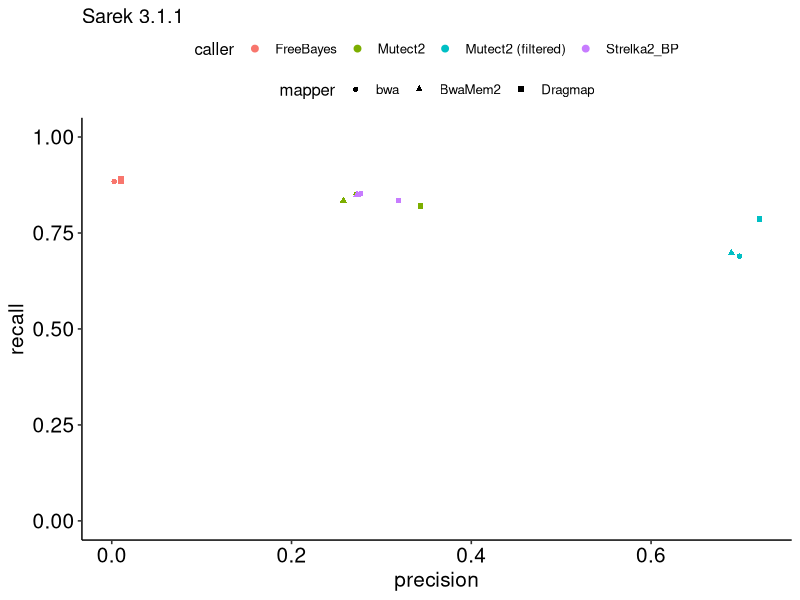
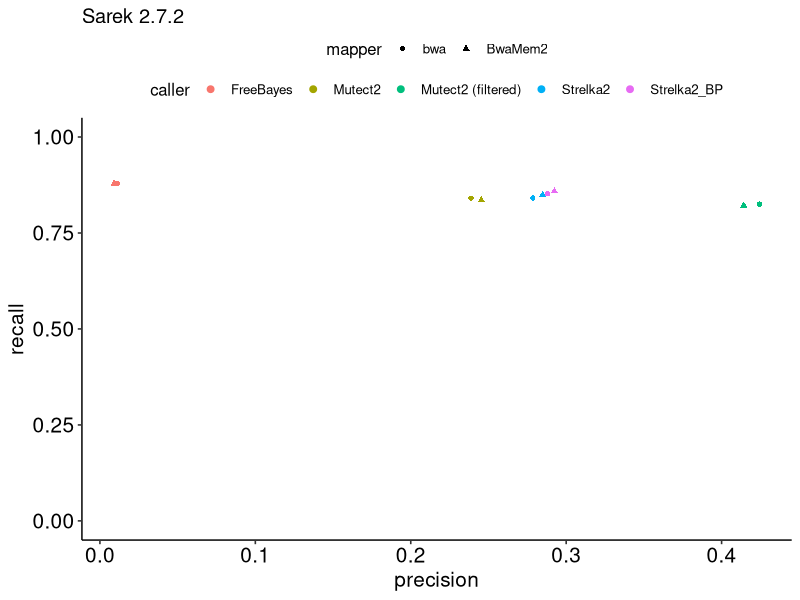
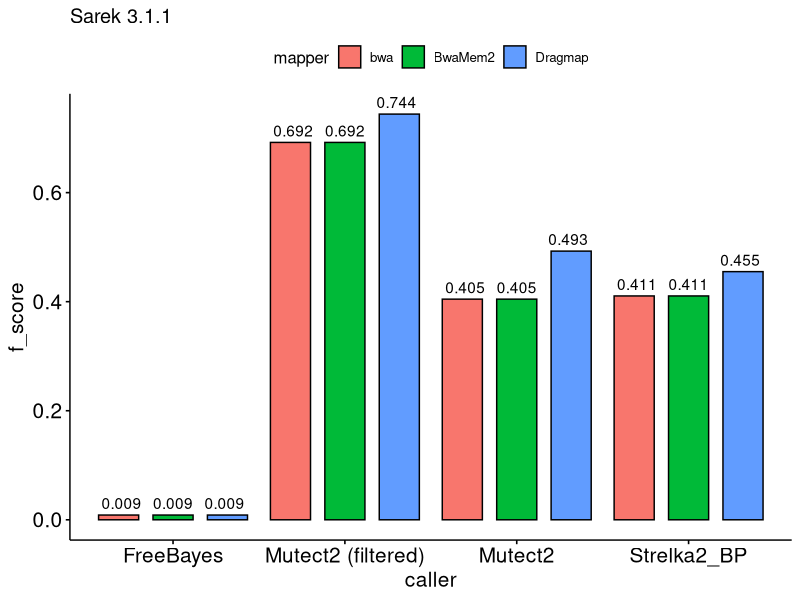
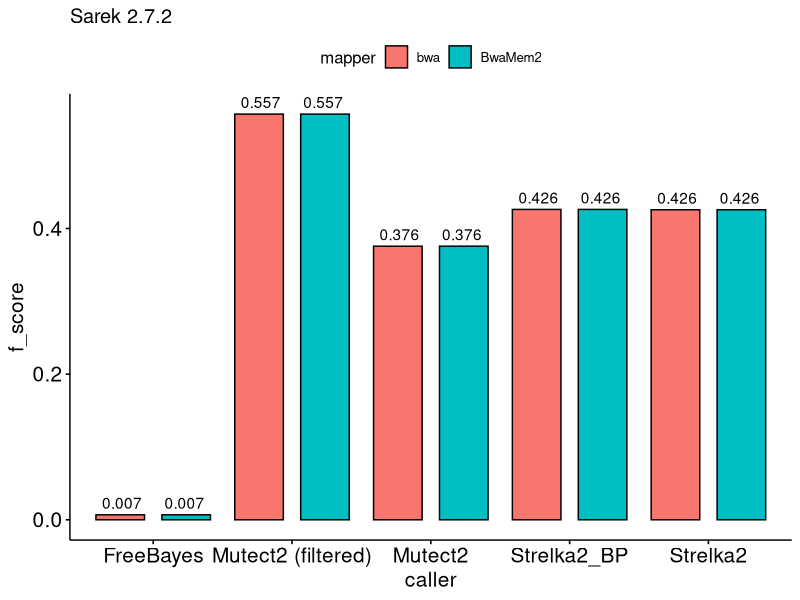
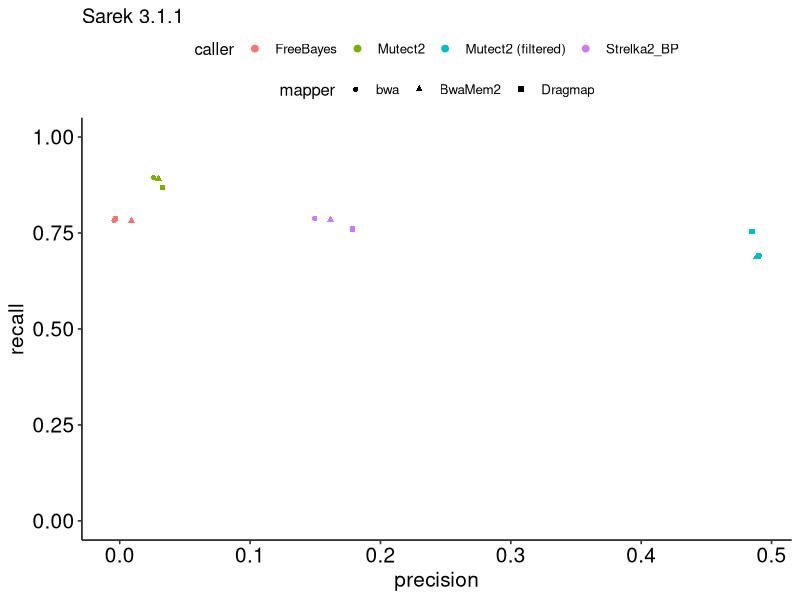
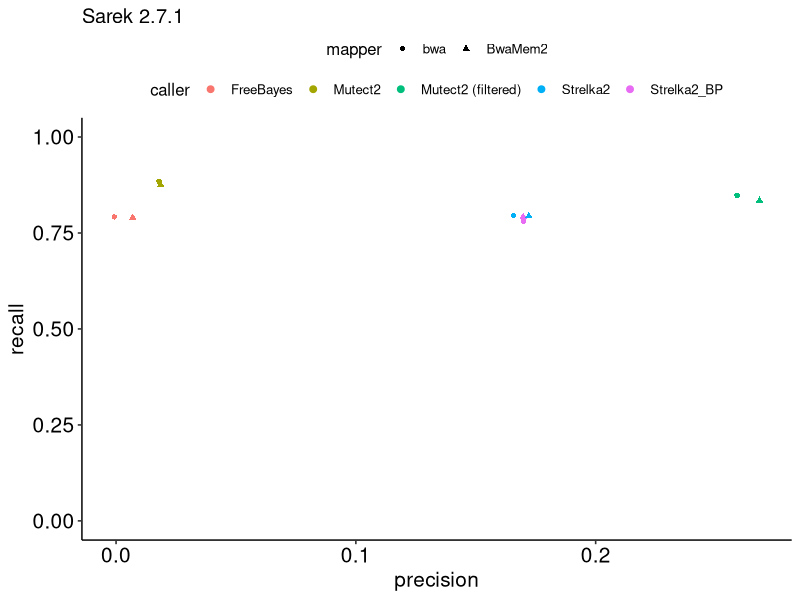
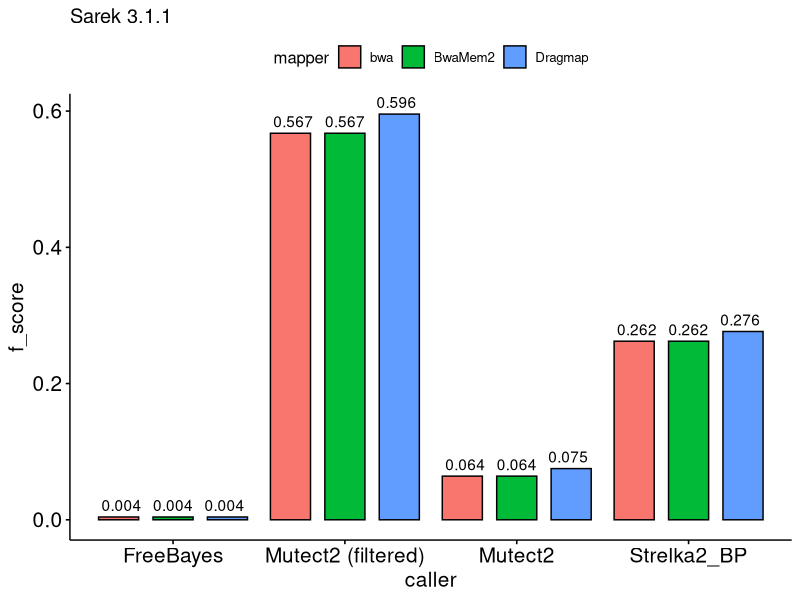
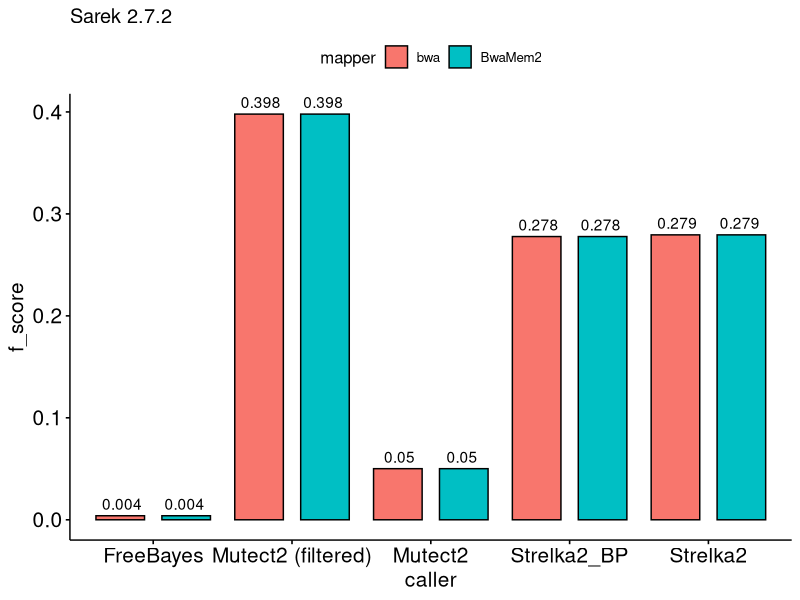

These figures' R source, in order:
## ---- chunk 1
knitr::opts_chunk$set(echo = TRUE)
# Import all R libraries
library(dplyr)
library(patchwork)
library(forcats)
library(ggplot2)
library(cowplot)
library(knitr)
library(kableExtra)
library(ggpubr)
library(viridisLite)

theme_set(theme_gray())
results_folder <- "results/functional/"
dir.create(results_folder)
## ---- chunk 2
data_30 <- read.table(file = "../data/functional/merged_30.csv", sep = ',', header = TRUE) %>%
        mutate('mapper' = case_when(
          grepl("dragmap", run) ~ "Dragmap",
          grepl("bwamem2", run) ~ "BwaMem2",
          grepl("bwa", run) ~ "bwa",
           TRUE ~ "other")) %>%
        mutate('caller' = case_when(
            grepl("strelka", run) ~ "Strelka2_BP",
            grepl("mutect2", run) & !grepl("filtered", run) ~ "Mutect2",
            grepl("mutect2_filtered", run) ~ "Mutect2 (filtered)",
            grepl("freebayes", run) ~ "FreeBayes",
             TRUE ~ "other")) %>%
      filter(type !='records') %>%
      mutate("f_score" = 2 * ((precision*recall)/(precision+recall)))

data_27 <- read.table(file = "../data/functional/merged_27.csv", sep = ',', header = TRUE) %>%
        mutate('mapper' = case_when(
          grepl("bwamem2", run) ~ "BwaMem2",
          grepl("bwa", run) ~ "bwa",
           TRUE ~ "other")) %>%
        mutate('caller' = case_when(
            grepl("strelka_", run)  ~ "Strelka2",
            grepl("strelkabp_", run)  ~ "Strelka2_BP",
            grepl("mutect2", run) & !grepl("filtered", run) ~ "Mutect2",
            grepl("mutect2_filtered", run) ~ "Mutect2 (filtered)",
            grepl("freebayes", run) ~ "FreeBayes",
             TRUE ~ "other")) %>%
      filter(type !='records') %>%
      mutate("f_score" = 2 * ((precision*recall)/(precision+recall)))
## ---- chunk 3
data_snvs_30 =  data_30 %>% filter(type !='indels')
data_snvs_27 =  data_27 %>% filter(type !='indels')

data_indels_30 =  data_30 %>% filter(type !='SNVs')
data_indels_27 =  data_27 %>% filter(type !='SNVs')

## ---- chunk 4

plot_scatter <- function (data, title, outputfile) {
    p <- ggplot(data, aes(precision,recall, color= caller, fill = caller, shape = mapper)) +
            ggtitle(title) +
            geom_jitter(width= 0.01, height = 0.01) +
            scale_y_continuous(limits=seq(0,1))+
            theme_pubr() + 
            guides(colour = guide_legend(override.aes = list(size=2, alpha = 1))) +
            theme(axis.text.x = element_text(size=15),
                 axis.text.y = element_text(size=15),
                 axis.title.y = element_text(size=15),
                 axis.title.x = element_text(size=15),
                 legend.position="top",  legend.box="vertical", legend.margin=margin())
  
    ggsave(plot=p, filename = paste0(results_folder,outputfile), device="png", dpi = 600)
    print(p)
  
}

plot_score <- function(data, title, outputfilename) {
  p <- ggbarplot(data, x="caller", y = "f_score", fill = "mapper", position=position_dodge(), title = title)  +
    geom_text(aes(label = round(f_score,3), group = mapper), position = position_dodge(.9), vjust = -0.5) +
    theme(axis.text.x = element_text(size=15),
                 axis.text.y = element_text(size=15),
                 axis.title.y = element_text(size=15),
                 axis.title.x = element_text(size=15))
  
  ggsave(plot=p, filename = paste0(results_folder,outputfilename), device="png", dpi = 600)
  print(p)
}


## ---- chunk 5
plot_scatter(data_snvs_30, "Sarek 3.1.1", "snvs_prec_recall_311.png")
plot_scatter(data_snvs_27, "Sarek 2.7.2", "snvs_prec_recall_272.png")
## ---- chunk 6

plot_score(data_snvs_30, "Sarek 3.1.1", "snvs_fscore_311.png")
plot_score(data_snvs_27, "Sarek 2.7.2", "snvs_fscore_272.png")

## ---- chunk 7
plot_scatter(data_indels_30, "Sarek 3.1.1", "indels_pre_recall_311.png")
plot_scatter(data_indels_27, "Sarek 2.7.1", "indels_pre_recall_311.png")
## ---- chunk 8

plot_score(data_indels_30, "Sarek 3.1.1", "indels_fscore_311.png")
plot_score(data_indels_27, "Sarek 2.7.2", "indels_fscore_272.png")

## ---- chunk 9
installed.packages()[names(sessionInfo()$otherPkgs), "Version"]
